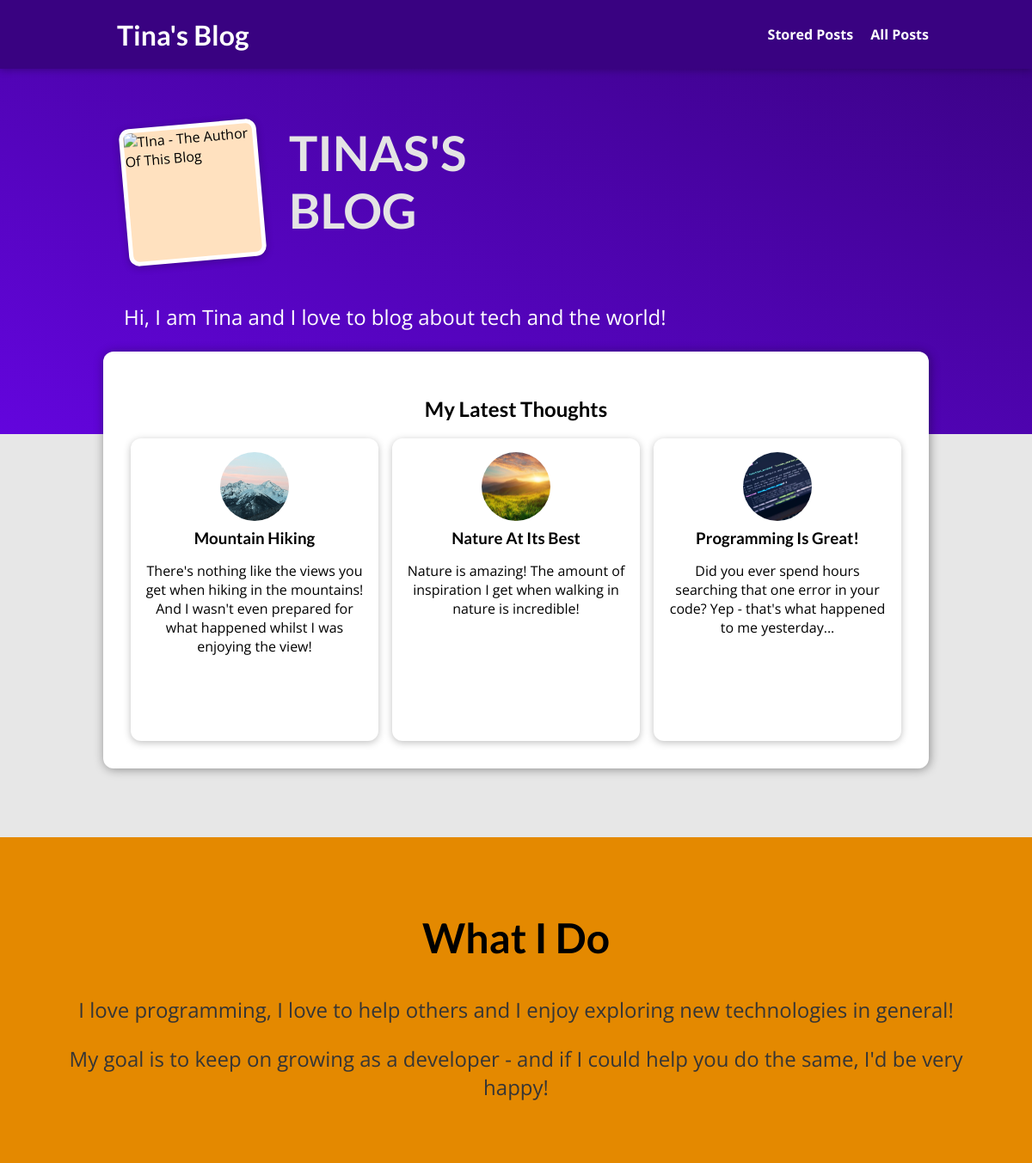
The page / on the database its author committed.
### blog/models.py (models this page shows, shortened)
class Post(models.Model):
    title = models.CharField(max_length=150)
    excerpt = models.CharField(max_length=200)
    image = models.ImageField(upload_to="posts", null=True)
    date = models.DateField(auto_now=True)
    slug = models.SlugField(unique=True, db_index=True)
    content = models.TextField(validators=[MinLengthValidator(10)])
    author = models.ForeignKey(
        Author, on_delete=models.SET_NULL, related_name="posts", null=True)
    tags = models.ManyToManyField(Tag)

### blog/views.py (the view)
# urls.py: path("", views.StartingPageView.as_view(), name="home-page"),
class StartingPageView(ListView):
    template_name = "blog/index.html"
    model = Post
    ordering = ["-date"]
    context_object_name = "posts"
    def get_queryset(self):
        queryset = super().get_queryset()
        data = queryset[:3]
        return data

### blog/templates/blog/index.html (shortened to what this page needs)
{% extends "base.html" %}
{% load static %}
{% block css_files %}
  <link rel="stylesheet" href="{% static "blog/index.css" %}" />
  <link rel="stylesheet" href="{% static "blog/post.css" %}" />
  <link rel="stylesheet" href="{% static "blog/all-posts.css" %}" />
{% endblock %}
{% block content %}
<section id="welcome">
  <header>
    <img src="{% static "blog/images/tina.jpg" %}" alt="TIna - The Author Of This Blog" />
    <h2>TINAS'S BLOG</h2>
  </header>
  <p>Hi, I am Tina and I love to blog about tech and the world!</p>
</section>
<section id="latest-posts">
  <h2>My Latest Thoughts</h2>
  <ul>
    {% for post in posts%}
      {% include "blog/includes/post.html" %}
    {% endfor%}
  </ul>
</section>
<section id="about">
  <h2>What I Do</h2>
  <p>
    I love programming, I love to help others and I enjoy exploring new
    technologies in general!
  </p>
  <p>
    My goal is to keep on growing as a developer - and if I could help you do
    the same, I'd be very happy!
  </p>
</section>
{% endblock %}

### blog/templates/blog/includes/post.html
{% block css_files %}
  <link rel="stylesheet" href="{% static "blog/post.css" %}" />
{% endblock %}
<li>
    <article class="post">
      <a href="{% url "post-details" post.slug %}">
        <img src="{{ post.image.url }}" alt="{{ post.title }}" />
        <div class="post__content">
          <h3>{{ post.title }}</h3>
          <p>
           {{post.excerpt}}
          </p>
        </div>
      </a>
    </article>
  </li>

### static/app.css (style rules this page uses)
* { box-sizing: border-box; }
html { font-family: 'Open Sans', 'Lato', sans-serif; }
body { margin: 0; }
h1, h2, h3 { font-family: 'Lato', sans-serif; font-weight: bold; }

### blog/static/blog/index.css (style rules this page uses)
#welcome { background: linear-gradient(to right top, #6305dd, #390281); padding: 6rem 12%; }
#welcome header { display: flex; align-items: flex-start; margin: 3rem auto; }
#welcome img { width: 10rem; height: 10rem; object-fit: cover; object-position: top; border: 5px solid white; border-radius: 12px; background-color: #ffe1bf; transform: rotateZ(-5deg); box-shadow: 0 2px 8px rgba(0, 0, 0, 0.25); }
#welcome h2 { font-size: 3.5rem; margin: 0 0 0 2rem; color: #e4e4e4; width: 10rem; }
#welcome p { color: white; font-size: 1.5rem; }
#latest-posts { background-color: white; padding: 2rem; border-radius: 12px; width: 60rem; margin: -6rem auto 2rem auto; box-shadow: 1px 1px 12px rgba(0, 0, 0, 0.4); }
#latest-posts h2 { text-align: center; }
#latest-posts ul { list-style: none; margin: 0; padding: 0; display: flex; gap: 1rem; }
#latest-posts li { flex: 1; }
#about { text-align: center; padding: 3rem; background-color: #e48900; margin-top: 5rem; }
#about h2 { font-size: 3rem; }
#about p { font-size: 1.5rem; color: #353535; }

### blog/static/blog/post.css (style rules this page uses)
.post { display: flex; flex-direction: column; align-items: center; text-align: center; }
.post a { text-decoration: none; color: black; transition: all 0.2s ease; padding: 1rem; }
.post img { width: 5rem; height: 5rem; object-fit: cover; border-radius: 50%; }
.post h3 { margin: 0.25rem 0; }

### blog/static/blog/all-posts.css (style rules this page uses)
body { background-color: #e7e7e7; }
ul { list-style: none; margin: 0; padding: 0; display: grid; grid-template-columns: repeat(auto-fill, minmax(17rem, 1fr)); gap: 1.5rem; }
.post img { width: 7rem; height: 7rem; }
.post a { height: 22rem; transform-origin: center; box-shadow: 0 2px 8px rgba(0, 0, 0, 0.25); border-radius: 12px; background-color: white; }

### rows shown on the page
Post: image (picture), title "Mountain Hiking", excerpt "There's nothing like the views you get when hiking in the mountains! And I wasn't even prepared for what happened whilst I was enjoying the view!"
Post: image (picture), title "Nature At Its Best", excerpt "Nature is amazing! The amount of inspiration I get when walking in nature is incredible!"
Post: image (picture), title "Programming Is Great!", excerpt "Did you ever spend hours searching that one error in your code? Yep - that's what happened to me yesterday..."
